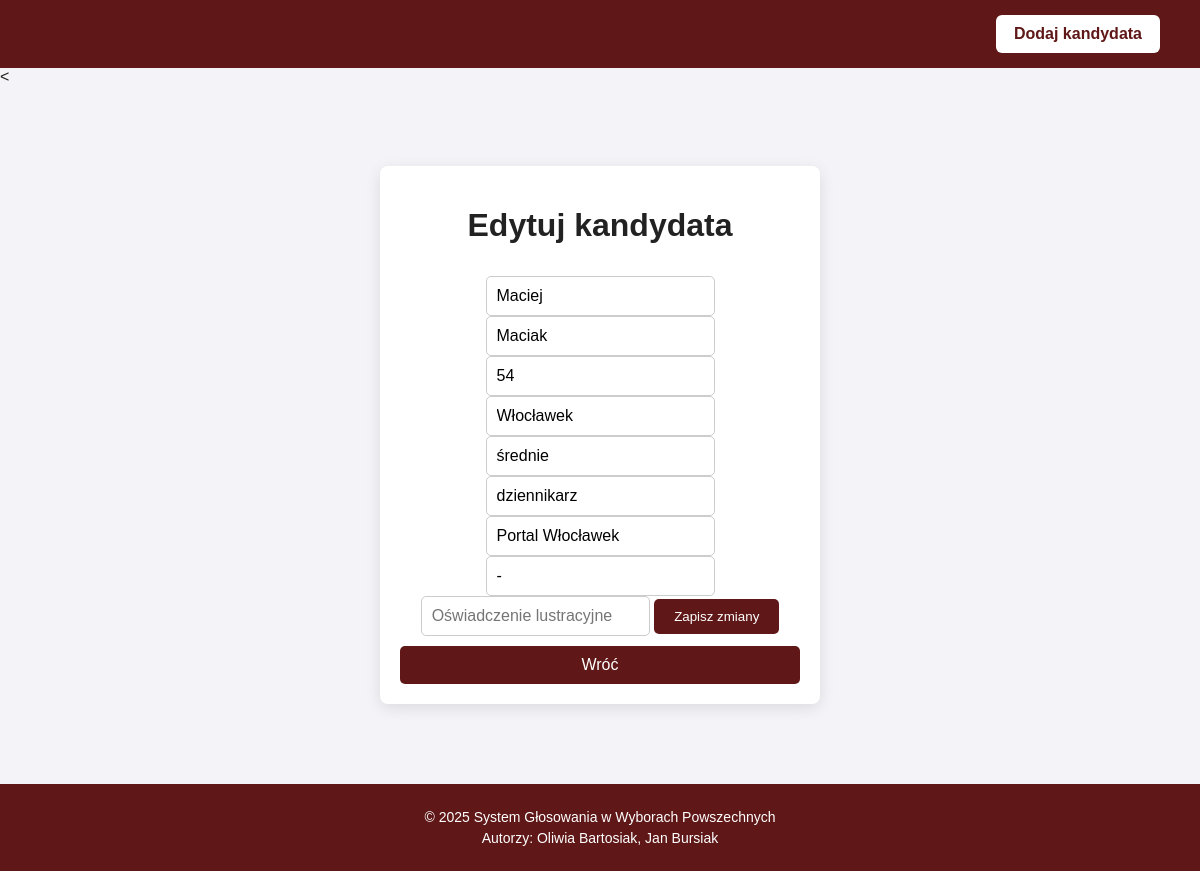
Page /edytuj_kandydata.php?id=6 on the committed database.
### tables this page shows
CREATE TABLE `kandydaci` (
  `id` int(11) NOT NULL,
  `imie` varchar(50) NOT NULL,
  `nazwisko` varchar(50) NOT NULL,
  `wiek` int(11) NOT NULL,
  `miejscowosc` varchar(100) NOT NULL,
  `wyksztalcenie` varchar(100) NOT NULL,
  `zawod` varchar(100) NOT NULL,
  `miejsce_pracy` varchar(100) NOT NULL,
  `partia` varchar(100) NOT NULL,
  `oswiadczenie_lustracyjne` enum('tak','nie') NOT NULL
);

### edytuj_kandydata.php (the view, shortened to what this page needs)
<?php
require_once('db.php');
$id = $_GET['id'];
$sql = "SELECT * FROM kandydaci WHERE id = '$id'";
$result = mysqli_query($conn, $sql);
$user = mysqli_fetch_assoc($result);
?>
<!DOCTYPE html>
<html lang="pl">
<head>
    <link rel="stylesheet" href="style.css">
</head>
<header>
      <a href="dodaj_kandydata.php" class="add">Dodaj kandydata</a>
</header>
<body>
<<div class="form-wrapper">
    <h1>Edytuj kandydata</h1>
    <form method="POST">
        <input type="text" name="imie" value="<?php echo $user['imie']; ?>" placeholder="Imię">
        <input type="text" name="nazwisko" value="<?php echo $user['nazwisko']; ?>" placeholder="Nazwisko">
        <input type="number" name="wiek" value="<?php echo $user['wiek']; ?>" placeholder="Wiek">
        <input type="text" name="miejscowosc" value="<?php echo $user['miejscowosc']; ?>" placeholder="Miejscowość">
        <input type="text" name="wyksztalcenie" value="<?php echo $user['wyksztalcenie']; ?>" placeholder="Wykształcenie">
        <input type="text" name="zawod" value="<?php echo $user['zawod']; ?>" placeholder="Zawód">
        <input type="text" name="miejsce_pracy" value="<?php echo $user['miejsce_pracy']; ?>" placeholder="Miejsce pracy">
        <input type="text" name="partia" value="<?php echo $user['partia']; ?>" placeholder="Partia">
        <input type="text" name="oswiadczenie_lustracyjne" value="<?php echo $user['oswiadczenie_lustracyjne']; ?>" placeholder="Oświadczenie lustracyjne">
        <button type="submit">Zapisz zmiany</button>
    </form>
    <a href="index.php" class="back-button">Wróć</a>
</div>
<footer>
    <p>© 2025 System Głosowania w Wyborach Powszechnych</p>
    <p>Autorzy: Oliwia Bartosiak, Jan Bursiak</p>
</footer>
</body>
</html>

### style.css (style rules this page uses)
body { margin: 0; font-family: Arial, sans-serif; background-color: #f4f4f8; color: #222; }
header { background-color: rgb(95, 23, 23); padding: 15px 40px; display: flex; justify-content: flex-end; align-items: center; }
.add { background-color: #ffffff; color: rgb(95, 23, 23); padding: 10px 18px; text-decoration: none; border-radius: 6px; font-weight: bold; transition: 0.2s; }
footer { background-color: rgb(95, 23, 23); color: white; text-align: center; padding: 20px 0; }
footer p { margin: 5px 0; font-size: 14px; }
.form-wrapper { width: 400px; margin: 80px auto; padding: 20px; background: #fff; border-radius: 8px; box-shadow: 0 4px 15px rgba(0,0,0,0.1); text-align: center; font-family: Arial, sans-serif; display: flex; flex-direction: column; gap: 10px; }
.form-wrapper input { padding: 10px; border: 1px solid #ccc; border-radius: 5px; font-size: 16px; }
.form-wrapper button, .form-wrapper .back-button { padding: 10px 20px; border: none; border-radius: 5px; background-color: rgb(95, 23, 23); color: #fff; cursor: pointer; text-decoration: none; }

### rows in the picture
kandydaci: imie "Maciej", nazwisko "Maciak", wiek "54", miejscowosc "Włocławek", wyksztalcenie "średnie", zawod "dziennikarz", miejsce_pracy "Portal Włocławek", partia "-"
